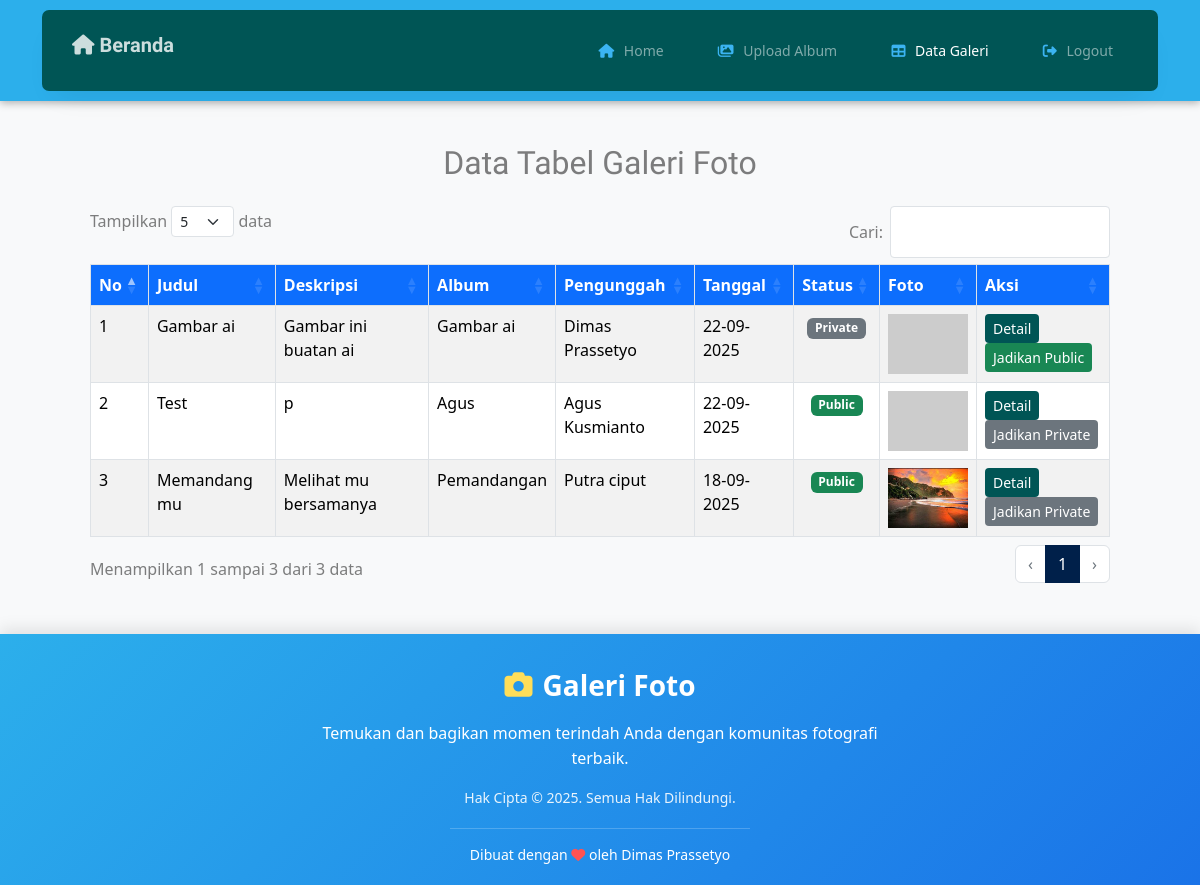
/frontend/index3.php (signed in), run on the app's committed database.
### tables this page shows
CREATE TABLE `gallery_foto` (
  `FotoID` int NOT NULL,
  `JudulFoto` varchar(255) DEFAULT NULL,
  `DeskripsiFoto` text,
  `TanggalUnggah` date DEFAULT (curdate()),
  `LokasiFile` varchar(255) NOT NULL,
  `AlbumID` int DEFAULT NULL,
  `UserID` int DEFAULT NULL,
  `IsPrivate` tinyint(1) NOT NULL DEFAULT '0'
);

CREATE TABLE `gallery_album` (
  `AlbumID` int NOT NULL,
  `NamaAlbum` varchar(255) NOT NULL,
  `Deskripsi` text,
  `TanggalDibuat` date DEFAULT (curdate()),
  `UserID` int DEFAULT NULL
);

CREATE TABLE `gallery_user` (
  `UserID` int NOT NULL,
  `Username` varchar(255) NOT NULL,
  `Password` varchar(255) NOT NULL,
  `Email` varchar(255) NOT NULL,
  `NamaLengkap` varchar(255) DEFAULT NULL,
  `Alamat` text
);

### frontend/sections/dataGaleri.php (the view, shortened to what this page needs)
<?php
include '../config/connection.php';
$qFoto = "SELECT
    t1.FotoID,
    t1.JudulFoto,
    t1.DeskripsiFoto,
    t1.LokasiFile,
    t1.TanggalUnggah,
    t1.IsPrivate,
    t2.NamaAlbum,
    t3.Username,
    t3.NamaLengkap
FROM gallery_foto AS t1
LEFT JOIN gallery_album AS t2 ON t1.AlbumID = t2.AlbumID
LEFT JOIN gallery_user AS t3 ON t1.UserID = t3.UserID
ORDER BY t1.TanggalUnggah DESC";
$result = mysqli_query($connect, $qFoto);
?>
<!DOCTYPE html>
<html lang="id">
<head>
    <link href="https://cdn.jsdelivr.net/npm/bootstrap@5.3.2/dist/css/bootstrap.min.css" rel="stylesheet">
    <link rel="stylesheet" href="https://cdn.datatables.net/1.13.7/css/dataTables.bootstrap5.min.css">
</head>
<body class="bg-light">
    <div class="container mt-5">
        <h2 class="mb-4 text-center">Data Tabel Galeri Foto</h2>
        <table id="tabelGaleri" class="table table-bordered table-striped">
            <thead class="custom-header">
                <tr>
                    <th>No</th>
                    <th>Judul</th>
                    <th>Deskripsi</th>
                    <th>Album</th>
                    <th>Pengunggah</th>
                    <th>Tanggal</th>
                    <th>Status</th>
                    <th>Foto</th>
                    <th>Aksi</th>
                </tr>
            </thead>
            <tbody>
                <?php
                if (mysqli_num_rows($result) > 0):
                    $no = 1;
                    while ($row = mysqli_fetch_assoc($result)):
                        $nama_album = $row['NamaAlbum'] ?? 'Tanpa Album';
                        $lokasi_file = '../storages/foto/' . $row['LokasiFile'];
                        $post_date = date('d-m-Y', strtotime($row['TanggalUnggah']));
                        $isPrivate = $row['IsPrivate'] == 1;
                ?>
                        <tr>
                            <td><?= $no++ ?></td>
                            <td><?= htmlspecialchars($row['JudulFoto']) ?></td>
                            <td><?= htmlspecialchars($row['DeskripsiFoto']) ?></td>
                            <td><?= htmlspecialchars($nama_album) ?></td>
                            <td><?= htmlspecialchars($row['NamaLengkap'] ?? $row['Username']) ?></td>
                            <td><?= $post_date ?></td>
                            <td class="text-center">
                                <?php if ($isPrivate): ?>
                                    <span class="badge bg-secondary">Private</span>
                                <?php else: ?>
                                    <span class="badge bg-success">Public</span>
                                <?php endif; ?>
                            </td>
                            <td>
                                <img src="<?= htmlspecialchars($lokasi_file) ?>" alt="foto" width="80" height="60"
                                    onerror="this.src='https://via.placeholder.com/80x60?text=No+Image'">
                            </td>
                            <td>
                                <a href="sections/detaileFoto.php?id=<?= $row['FotoID'] ?>" class="btn btn-sm btn-primary">Detail</a>
                                <a href="?toggle_id=<?= $row['FotoID'] ?>" class="btn btn-sm <?= $isPrivate ? 'btn-success' : 'btn-secondary' ?>">
                                    <?= $isPrivate ? 'Jadikan Public' : 'Jadikan Private' ?>
                                </a>
                            </td>
                        </tr>
                    <?php
                    endwhile;
                else: ?>
                    <tr>
                        <td colspan="9" class="text-center">Tidak ada data foto</td>
                    </tr>
                <?php endif; ?>
            </tbody>
        </table>
    </div>
</body>
</html>

### frontend/partial/header.php (shortened to what this page needs)
<!DOCTYPE html>
<html lang="en">
  <head>
    <link rel="stylesheet" href="./template_user/fonts/icomoon/style.css" />
    <link rel="stylesheet" href="./template_user/fonts/flaticon/font/flaticon.css" />
    <link rel="stylesheet" href="./template_user/css/tiny-slider.css" />
    <link rel="stylesheet" href="./template_user/css/aos.css" />
    <link rel="stylesheet" href="./template_user/css/style.css" />
  </head>

### frontend/index3.php (shortened to what this page needs)
<?php include 'partial/header.php'; ?>
<body>
    <?php include 'partial/navbar.php'; ?>
    <main class="container mt-5 p-5">
        <?php include 'sections/dataGaleri.php'; ?>
    </main>
    <?php include 'partial/footer.php'; ?>
</body>
</html>

### frontend/partial/navbar.php (shortened to what this page needs)
<?php
$current_page = basename($_SERVER['PHP_SELF']);
?>
<link rel="stylesheet" href="https://cdnjs.cloudflare.com/ajax/libs/font-awesome/6.4.0/css/all.min.css">
<nav class="site-nav">
    <div class="container">
        <div class="menu-bg-wrap">
            <div class="site-navigation">
                <p class="logo m-0 float-start"><i class="fa-solid fa-home"></i> Beranda</p>
                <ul class="js-clone-nav d-none d-lg-inline-block text-start site-menu float-end">
                    <li class="<?= ($current_page == 'index.php') ? 'active' : '' ?>"><a href="index.php"><i class="fa-solid fa-home"></i> Home</a></li>
                    <?php if (isset($_SESSION['user_id'])): ?>
                        <li class="<?= ($current_page == 'index2.php') ? 'active' : '' ?>"><a href="index2.php"><i class="fa-solid fa-images"></i> Upload Album</a></li>
                        <li class="<?= ($current_page == 'index3.php') ? 'active' : '' ?>"><a href="index3.php"><i class="fa-solid fa-table"></i> Data Galeri</a></li>
                        <li><a href="./action/logout.php"><i class="fa-solid fa-right-from-bracket"></i> Logout</a></li>
                    <?php endif; ?>
                </ul>
            </div>
        </div>
    </div>
</nav>

### frontend/partial/footer.php (shortened to what this page needs)
<!DOCTYPE html>
<html lang="id">
<head>
    <link href="https://cdn.jsdelivr.net/npm/bootstrap@5.3.2/dist/css/bootstrap.min.css" rel="stylesheet">
    <link rel="stylesheet" href="https://cdnjs.cloudflare.com/ajax/libs/font-awesome/6.4.0/css/all.min.css">
</head>
<body>
    <footer class="site-footer">
        <div class="container">
            <div class="footer-content">
                <div class="footer-logo">
                    <i class="fas fa-camera"></i>
                    <span>Galeri Foto</span>
                </div>
                <div class="footer-text">
                    Temukan dan bagikan momen terindah Anda dengan komunitas fotografi terbaik.
                </div>
                <div class="footer-copyright">
                    Hak Cipta &copy; <span id="current-year">2025</span>. Semua Hak Dilindungi.
                </div>
                <div class="footer-credits">
                    Dibuat dengan <i class="fas fa-heart" style="color: #ff5252;"></i> oleh Dimas Prassetyo
                </div>
            </div>
        </div>
    </footer>
</body>
</html>

### frontend/partial/navbar.php (style rules this page uses)
.site-nav { background: #2cafebff; padding: 10px 0; box-shadow: 0 2px 8px rgba(0,0,0,0.3); }
.site-navigation .logo { font-size: 20px; font-weight: bold; color: #3bb4f2; }
.site-navigation .site-menu li { display: inline-block; margin-left: 20px; }
.site-navigation .site-menu li a { color: #1a1a1a; font-weight: 500; text-decoration: none; transition: 0.3s; }
.site-navigation .site-menu li a:hover, .site-navigation .site-menu li.active a { color: #3bb4f2; }
.site-navigation .site-menu li a i { margin-right: 6px; color: #3bb4f2; }
.site-mobile-menu a { color: #1a1a1a; }

### frontend/sections/dataGaleri.php (style rules this page uses)
thead.custom-header th { background-color: #0d6efd !important; color: white !important; text-align: center; vertical-align: middle; }

### frontend/partial/footer.php (style rules this page uses)
* { margin: 0; padding: 0; box-sizing: border-box; }
html, body { height: 100%; font-family: 'Segoe UI', Tahoma, Geneva, Verdana, sans-serif; background: #f8f9fa; display: flex; flex-direction: column; }
.site-footer { background: linear-gradient(135deg, #2cafeb 0%, #1a73e8 100%); color: white; padding: 30px 0 20px; box-shadow: 0 -5px 15px rgba(0, 0, 0, 0.1); width: 100%; margin-top: auto; }
.footer-content { display: flex; flex-direction: column; align-items: center; text-align: center; }
.footer-logo { font-size: 28px; font-weight: 700; margin-bottom: 15px; display: flex; align-items: center; gap: 10px; }
.footer-logo i { color: #ffde59; }
.footer-text { margin-bottom: 15px; font-size: 16px; max-width: 600px; line-height: 1.6; }
.footer-copyright { font-size: 14px; margin-bottom: 20px; opacity: 0.9; }
.footer-credits { font-size: 14px; padding-top: 15px; border-top: 1px solid rgba(255, 255, 255, 0.2); width: 100%; max-width: 300px; }

### data on the page
gallery_foto: JudulFoto "Gambar ai", DeskripsiFoto "Gambar ini buatan ai", AlbumID.NamaAlbum "Gambar ai", UserID.NamaLengkap "Dimas Prassetyo", TanggalUnggah "22-09-2025", IsPrivate "Private"
gallery_foto: JudulFoto "Test", DeskripsiFoto "p", AlbumID.NamaAlbum "Agus", UserID.NamaLengkap "Agus Kusmianto", TanggalUnggah "22-09-2025", IsPrivate "Public"
gallery_foto: JudulFoto "Memandang mu", DeskripsiFoto "Melihat mu bersamanya", AlbumID.NamaAlbum "Pemandangan", UserID.NamaLengkap "Putra ciput", TanggalUnggah "18-09-2025", IsPrivate "Public", LokasiFile (picture)
